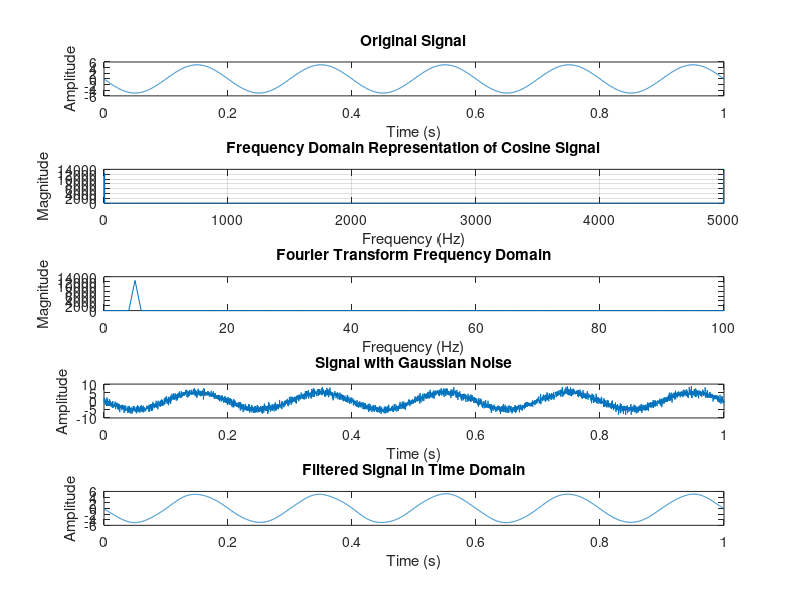

This chart was generated by the following MATLAB code:
close all
% task 1
Fs = 5000;
f = 5;
A = 5;
t = 0:1/Fs:1;
x = A*cos(2*pi*f*t + pi/2);
x(1) = 0;
figure;
subplot(5,1,1);
plot(t, x);
title('Original Signal');
xlabel('Time (s)');
ylabel('Amplitude');
X = fft(x);
frequencies = linspace(0, Fs, length(X));
subplot(5,1,2);
plot(frequencies, abs(X));
xlabel('Frequency (Hz)');
ylabel('Magnitude');
title('Frequency Domain Representation of Cosine Signal');
grid on;
subplot(5,1,3);
plot(frequencies, abs(X));
title('Fourier Transform Frequency Domain');
xlabel('Frequency (Hz)');
ylabel('Magnitude');
xlim([0 100]);
SNR = 10;
y = awgn(x, SNR, 'measured');
subplot(5,1,4);
plot(t, y);
title('Signal with Gaussian Noise');
xlabel('Time (s)');
ylabel('Amplitude');
SNR = 10;
y_noisy = awgn(x, SNR, 'measured');
Y_noisy = fft(y_noisy);
cutoff_frequency = 20;
filter_length = length(Y_noisy);
low_pass_filter = ones(1, filter_length);
low_pass_filter(cutoff_frequency+1:end-cutoff_frequency) = 0;
Y_filtered = Y_noisy .* low_pass_filter;
y_filtered = ifft(Y_filtered);
subplot(5,1,5);
plot(t, real(y_filtered));
title('Filtered Signal in Time Domain');
xlabel('Time (s)');
ylabel('Amplitude');

% task 2

% n = -8:8;
% x = [zeros(1, 6) 1 2 3 2 1 zeros(1, 6)];
% shifted_x = [zeros(1, 8) 1 2 3 2 1 zeros(1, 4)];
% [freqResponse, w] = freqz(x);
% phaseResponse = phasez(x);
% magResponse = abs(fft(x));
% [shiftedFreqResp, w] = freqz(shifted_x);
% shiftedPhaseResp = phasez(shifted_x);
% shiftedMagResp = abs(fft(shifted_x));
% figure()
% subplot(2, 2, 1)
% stem(n, x)
% title('Original Filter')
% xlabel('Samples')
% ylabel('Amplitude')
% subplot(2, 2, 2)
% plot(real(freqResponse))
% title('Frequency Response of Filter')
% xlabel('Frequency')
% ylabel('Amplitude')
% subplot(2, 2, 3)
% plot(phaseResponse)
% title('Phase Response of Filter')
% xlabel('Frequency')
% ylabel('Phase')
% subplot(2, 2, 4)
% plot(magResponse)
% title('Magnitude Response of Filter')
% xlabel('Frequency')
% ylabel('Magnitude')
% figure()
% subplot(2, 2, 1)
% stem(n, shifted_x)
% title('Shifted Filter')
% xlabel('Samples')
% ylabel('Amplitude')
% subplot(2, 2, 2)
% plot(real(shiftedFreqResp))
% title('Frequency Response of Shifted Filter')
% xlabel('Frequency')
% ylabel('Amplitude')
% subplot(2, 2, 3)
% plot(shiftedPhaseResp)
% title('Phase Response of Shifted Filter')
% xlabel('Frequency')
% ylabel('Phase')
% subplot(2, 2, 4)
% plot(shiftedMagResp)
% title('Magnitude Response of Shifted Filter')
% xlabel('Frequency')
% ylabel('Magnitude')

% task 3
% Define parameters
% M_values = [5, 9, 15, 35]; % Values of M
% fs = 1000; % Sampling frequency
% fc = 100; % Cutoff frequency
% % Design filters for each M
% for i = 1:length(M_values)
%  M = M_values(i);
 
%  % Ideal low-pass filter design using sinc function
%  n = -(M-1)/2 : (M-1)/2;
%  hd = 2 * fc / fs * sinc(2 * fc * n / fs);
 
%  % Make the filter causal by shifting
%  hd_shifted = circshift(hd, [0, (M-1)/2]);
 
%  % Compute frequency response using FFT
%  H = fft(hd_shifted);
%  magnitude = abs(H);
%  phase = angle(H);
 
%  % Plot frequency, phase, and magnitude responses
%  figure;
%  subplot(3, 1, 1);
%  plot((0:M-1) / M * fs, magnitude);
%  title(['Frequency Response (M = ', num2str(M), ')']);
%  xlabel('Frequency (Hz)');
%  ylabel('Magnitude');
%  subplot(3, 1, 2);
%  plot((0:M-1) / M * fs, unwrap(phase));
%  title(['Phase Response (M = ', num2str(M), ')']);
%  xlabel('Frequency (Hz)');
%  ylabel('Phase (rad)');
%  subplot(3, 1, 3);
%  stem(hd_shifted);
%  title(['Impulse Response (M = ', num2str(M), ')']);
%  xlabel('n');
%  ylabel('h[n]');
% end
